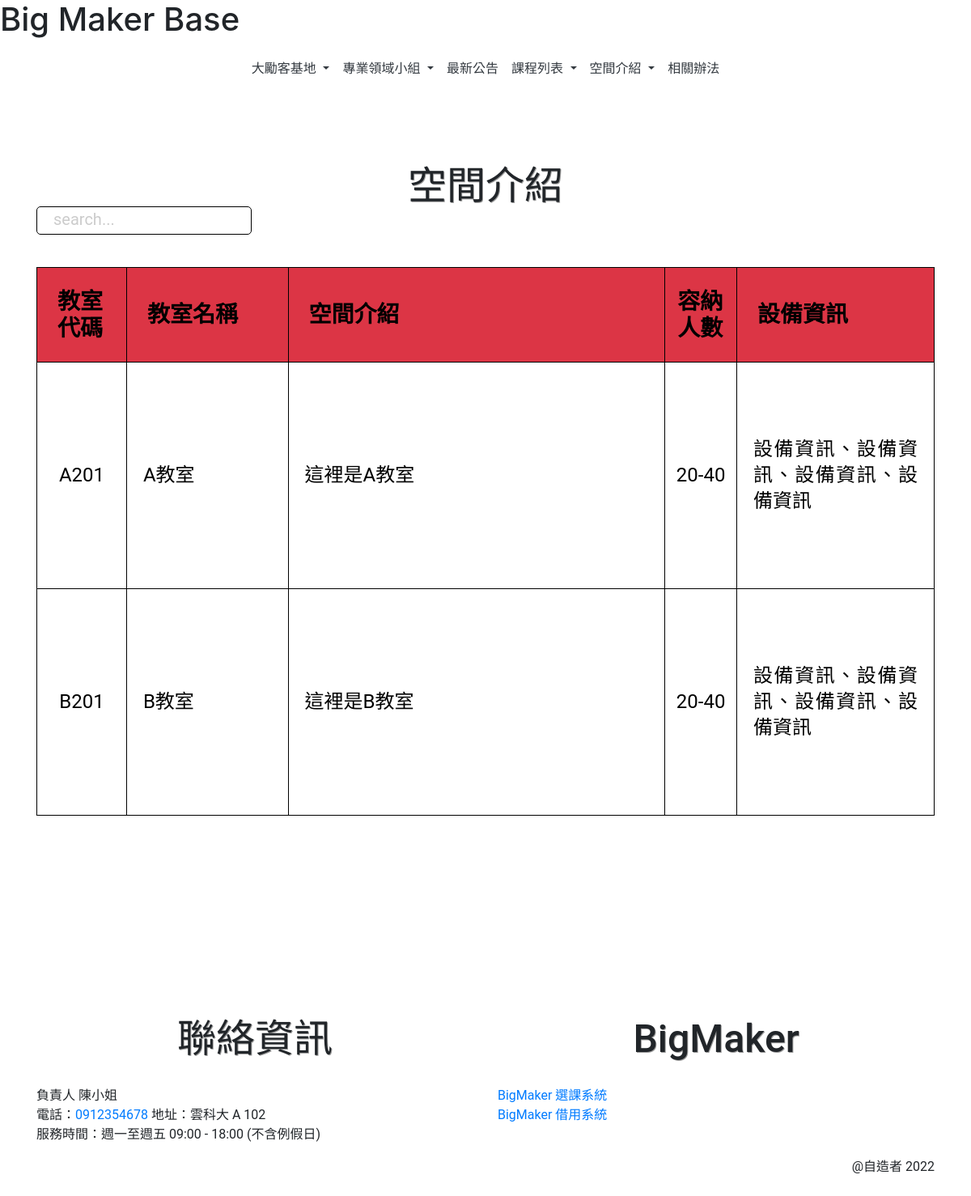
Screenshot of /space_intro/ with the database file from the repository.
### BackEnd/models.py (models this page shows)
class Space(models.Model):
    code = models.CharField(max_length=4,verbose_name='教室代碼')
    name = models.CharField(max_length=30,verbose_name='教室名稱')
    space_description = models.TextField(verbose_name='空間介紹')
    number = models.CharField(max_length=30,verbose_name='容納人數')
    equipment_description = models.TextField(verbose_name='設備資訊')
    created_date = models.DateField(default=timezone.now,verbose_name='建立日期')
    update_date = models.DateField(auto_now=True, verbose_name='更新日期')
    class Meta:
        verbose_name = "空間介紹"   # 單數
        verbose_name_plural = verbose_name   #複數

### FrontEnd/views.py (the view)
# urls.py: path('space_intro/', views.spaceintro, name='space_intro'),
def spaceintro(request):
    space = Space.objects.all()
    contex = {
        'space': space,
    }
    return render(request, "FrontEnd/space_intro/space_intro.html",contex)

### FrontEnd/templates/FrontEnd/space_intro/space_intro.html
{% extends 'FrontEnd/base/base.html' %}
{% block import %}
{% load static%}
<link rel="stylesheet" href="{% static 'css/space_intro/space_intro.css' %}">
<link rel="stylesheet" href="{% static 'base/css/bootstrap/bootstrap.min.css' %}">
{% endblock %}
{% block main %}
<section class="container">
    <div class="title">空間介紹</div>
    <div class="searchbox"><p class="searchtext">　search...</p></div>
    <table cellpadding="10"; style="width: 100%; " border=" 1px solid; border-collapse:collapse;" class="tablestyle">
        <thead>
            <tr class="bg-danger" style="height: 80px; ">
                <th style="width: 10%; padding:25px">教室代碼</th>
                <th style="width: 18%; padding-left: 25px;">教室名稱</th>
                <th style="width: 42%; padding-left: 25px;">空間介紹</th>
                <th style="width: 8%; padding-left: 15px;">容納人數</th>
                <th style="width: 22%; padding-left: 25px;">設備資訊</th>
            </tr>
        </thead>
        <tbody style="height: auto;">
            {% for s in space %}
            <tr style="height: 280px; line-height: 32px;">
                <td style="text-align: center;"> {{ s.code | safe }} </td>
                <td style="padding-left: 20px; padding-right: 20px; text-align: justify;">{{ s.name | safe }}</td>
                <td style="padding-left: 20px; padding-right: 20px; text-align: justify;">{{ s.space_description | safe }}</td>
                <td style="text-align: center;">{{ s.number | safe }}</td>
                <td style="padding-left: 20px; padding-right: 20px; text-align: justify;">{{ s.equipment_description | safe }}</td>
            </tr>
            {% endfor %}
        </tbody>
    </table>
</section>
{% endblock %}

### static/css/space_intro/space_intro.css (style rules this page uses)
.container { font-family: Roboto; font-style: normal; }
.title { font-size: 48px; line-height: 56px; display: flex; margin: 90px auto 30px; align-items: center; text-align: center; justify-content: center; text-shadow: 1px 1px 0.5px rgba(106, 106, 106, 0.67); }
.tablestyle { border-style: solid; border-color: #000000; border-collapse: collapse; margin: 40px auto 110px; font-size: 24px;color: #000000; }
.bg-danger { font-size: 28px; line-height: 33px; }
.searchbox { width: 24%; height: 35px ; position: relative; background-color: #ffffff; border: 1px solid #000000; box-sizing: border-box; border-radius: 5px; margin-top: -3%; display: flex; align-items: center; }
.searchtext { font-size: 20px; color: #CCCCCC; line-height: 24px; position: relative; top:20%; }

### rows the page displays
Space: code "A201", name "A教室", space_description "這裡是A教室", number "20-40", equipment_description "設備資訊、設備資訊、設備資訊、設備資訊"
Space: code "B201", name "B教室", space_description "這裡是B教室", number "20-40", equipment_description "設備資訊、設備資訊、設備資訊、設備資訊"
